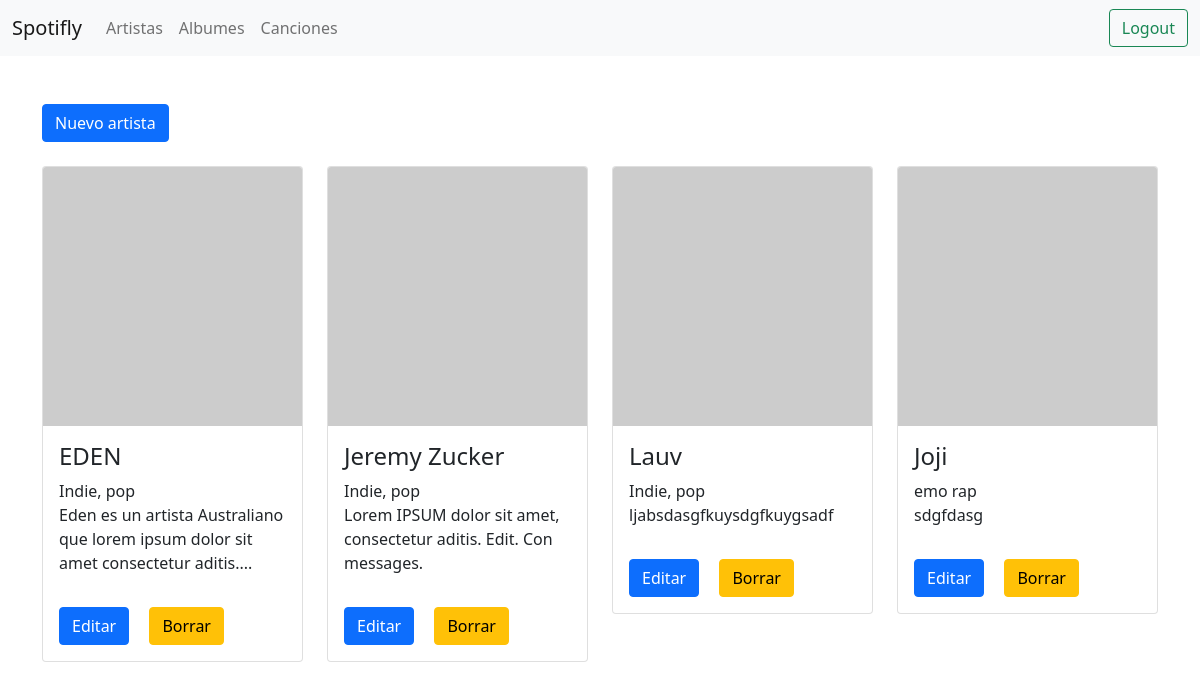
The app's page /vistas/Admin/Artistas/index.php (signed in) with its own data.
### tables this page shows
CREATE TABLE `artista` (
  `id` tinyint(11) UNSIGNED NOT NULL,
  `nombre` varchar(30) NOT NULL,
  `genero` varchar(30) NOT NULL,
  `descripcion` varchar(255) NOT NULL
);

### vistas/Admin/Artistas/index.php (the view, shortened to what this page needs)
<?php
require('../../../shared/header.php');
$conn = connection();
$artistas_query = "SELECT * FROM artista";
?>
<div class="container">
    <div class="row">
        <div class="col-12 mt-5 mb-4">
            <a href="./nuevo_artista.php" class="btn btn-primary">
                Nuevo artista
            </a>
        </div>
        <div class="col-12">
            <div class="row">
                <?php
                if($result = $conn->query($artistas_query)):
                    while($row  = $result->fetch_assoc()):
                ?>
                        <div class="col-xs-12 col-sm-12 col-md-6 col-lg-3 mb-3">
                            <div class="card w-100 item-card">
                                <img src="https://via.placeholder.com/200x200" class="card-img-top" alt="...">
                                <div class="card-body">
                                    <h4 class="card-title"><?php echo $row['nombre'];?></h4>
                                    <span class="muted-text"><?php echo $row['genero']; ?></span>
                                    <p class="card-text">
                                        <?php echo $row['descripcion']; ?>
                                    </p>
                                </div>
                                <div class="card-body text-right">
                                    <a href="./nuevo_artista.php?id=<?php echo $row['id']; ?>" class="card-link btn btn-primary">Editar</a>
                                    <a href="../../../controladores/artistas.php?id=<?php echo $row['id']; ?>&delete=TRUE" class="card-link btn btn-warning">Borrar</a>
                                </div>
                            </div>
                        </div>
                <?php
                    endwhile;
                endif;
                ?>
            </div>
        </div>
    </div>
</div>
<?php require('../../../shared/footer.php') ?>

### records on screen
artista: nombre "EDEN", genero "Indie, pop", descripcion "Eden es un artista Australiano que lorem ipsum dolor sit amet consectetur aditis...."
artista: nombre "Jeremy Zucker", genero "Indie, pop", descripcion "Lorem IPSUM dolor sit amet, consectetur aditis. Edit. Con messages."
artista: nombre "Lauv", genero "Indie, pop", descripcion "ljabsdasgfkuysdgfkuygsadf"
artista: nombre "Joji", genero "emo rap", descripcion "sdgfdasg"
